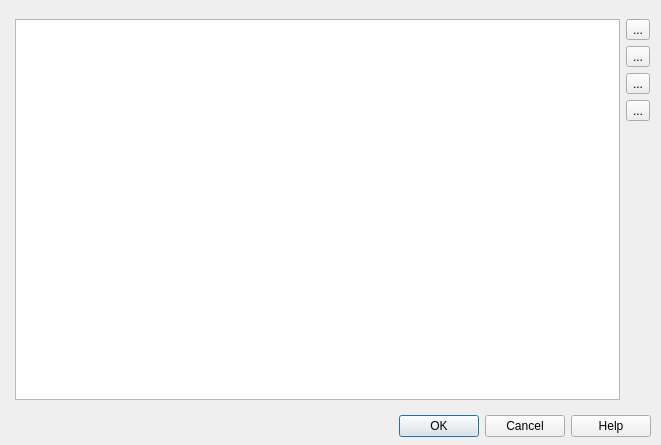
<?xml version="1.0" encoding="UTF-8"?>
<ui version="4.0">
 <class>CDlgMdfValueList</class>
 <widget class="QDialog" name="CDlgMdfValueList">
  <property name="geometry">
   <rect>
    <x>0</x>
    <y>0</y>
    <width>661</width>
    <height>445</height>
   </rect>
  </property>
  <property name="windowTitle">
   <string>Values</string>
  </property>
  <widget class="QDialogButtonBox" name="buttonBox">
   <property name="geometry">
    <rect>
     <x>10</x>
     <y>410</y>
     <width>641</width>
     <height>32</height>
    </rect>
   </property>
   <property name="orientation">
    <enum>Qt::Horizontal</enum>
   </property>
   <property name="standardButtons">
    <set>QDialogButtonBox::Cancel|QDialogButtonBox::Help|QDialogButtonBox::Ok</set>
   </property>
   <property name="centerButtons">
    <bool>false</bool>
   </property>
  </widget>
  <widget class="QWidget" name="formLayoutWidget">
   <property name="geometry">
    <rect>
     <x>9</x>
     <y>19</y>
     <width>641</width>
     <height>381</height>
    </rect>
   </property>
   <layout class="QFormLayout" name="formLayout">
    <item row="0" column="1">
     <layout class="QHBoxLayout" name="horizontalLayout">
      <item>
       <layout class="QHBoxLayout" name="horizontalLayout_2">
        <item>
         <widget class="QListWidget" name="listValues"/>
        </item>
        <item>
         <layout class="QVBoxLayout" name="verticalLayout">
          <item>
           <widget class="QToolButton" name="btnAddRegisterValue">
            <property name="toolTip">
             <string>Add description item</string>
            </property>
            <property name="text">
             <string>...</string>
            </property>
            <property name="icon">
             <iconset resource="vscpworks.qrc">
              <normaloff>:/add.png</normaloff>:/add.png</iconset>
            </property>
            <property name="shortcut">
             <string>Ctrl+A</string>
            </property>
           </widget>
          </item>
          <item>
           <widget class="QToolButton" name="btnEditRegisterValue">
            <property name="toolTip">
             <string>Edit description item</string>
            </property>
            <property name="text">
             <string>...</string>
            </property>
            <property name="icon">
             <iconset resource="vscpworks.qrc">
              <normaloff>:/pencil.svg</normaloff>:/pencil.svg</iconset>
            </property>
            <property name="shortcut">
             <string>Ctrl+E</string>
            </property>
           </widget>
          </item>
          <item>
           <widget class="QToolButton" name="btnDupRegisterValue">
            <property name="toolTip">
             <string>Duplicate description item</string>
            </property>
            <property name="text">
             <string>...</string>
            </property>
            <property name="icon">
             <iconset resource="vscpworks.qrc">
              <normaloff>:/images/svg/copy.svg</normaloff>:/images/svg/copy.svg</iconset>
            </property>
            <property name="shortcut">
             <string>Ctrl+D</string>
            </property>
           </widget>
          </item>
          <item>
           <widget class="QToolButton" name="btnDelRegisterValue">
            <property name="toolTip">
             <string>Delete Description item</string>
            </property>
            <property name="text">
             <string>...</string>
            </property>
            <property name="icon">
             <iconset resource="vscpworks.qrc">
              <normaloff>:/remove.png</normaloff>:/remove.png</iconset>
            </property>
            <property name="shortcut">
             <string>Ctrl+X</string>
            </property>
           </widget>
          </item>
          <item>
           <spacer name="verticalSpacer">
            <property name="orientation">
             <enum>Qt::Vertical</enum>
            </property>
            <property name="sizeHint" stdset="0">
             <size>
              <width>20</width>
              <height>40</height>
             </size>
            </property>
           </spacer>
          </item>
         </layout>
        </item>
       </layout>
      </item>
     </layout>
    </item>
   </layout>
  </widget>
 </widget>
 <resources>
  <include location="vscpworks.qrc"/>
 </resources>
 <connections>
  <connection>
   <sender>buttonBox</sender>
   <signal>accepted()</signal>
   <receiver>CDlgMdfValueList</receiver>
   <slot>accept()</slot>
   <hints>
    <hint type="sourcelabel">
     <x>325</x>
     <y>425</y>
    </hint>
    <hint type="destinationlabel">
     <x>330</x>
     <y>222</y>
    </hint>
   </hints>
  </connection>
  <connection>
   <sender>buttonBox</sender>
   <signal>rejected()</signal>
   <receiver>CDlgMdfValueList</receiver>
   <slot>reject()</slot>
   <hints>
    <hint type="sourcelabel">
     <x>325</x>
     <y>425</y>
    </hint>
    <hint type="destinationlabel">
     <x>330</x>
     <y>222</y>
    </hint>
   </hints>
  </connection>
 </connections>
</ui>
